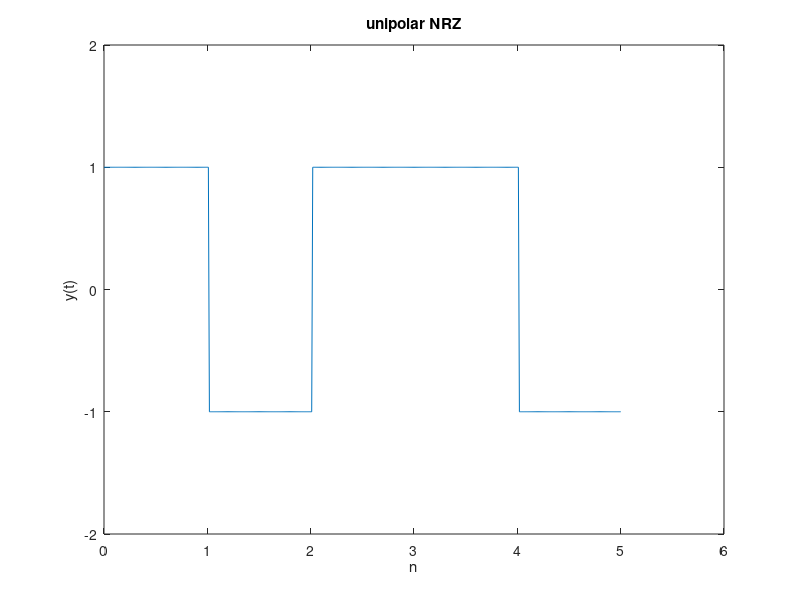

Here is the MATLAB script that generated this plot:
bits=[1 0 1 1 0];
t=0:1:length(bits)-1;
for j = 0:length(bits)-1
  if bits(j+1) == 0
    res(j+1)=-1
  else
    res(j+1) = 1;
  end
end
i=1;
t=0:0.01:length(bits);
for j=1:length(t)
  if t(j)<=i
    y(j)=res(i);
  else
     y(j)=res(i);
    i=i+1;
  end
end
plot(t,y)
axis([0 6 -2 2])
xlabel('n');ylabel('y(t)');title('unipolar NRZ');